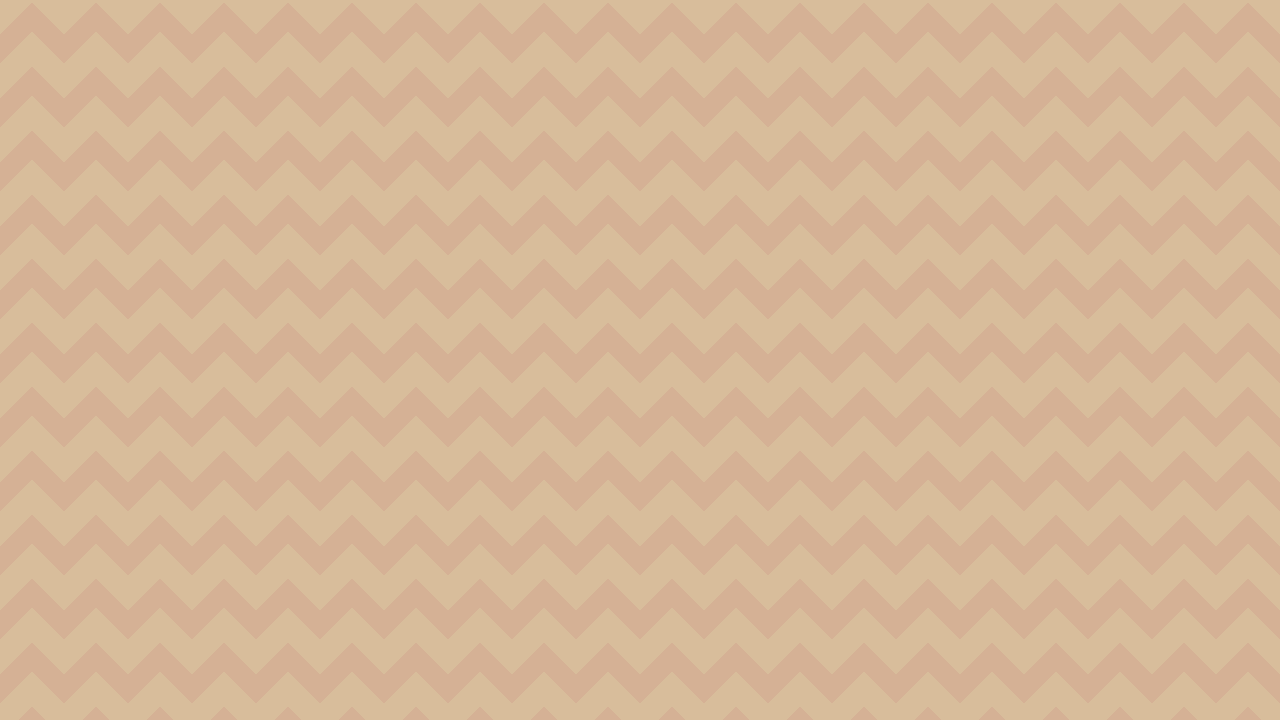

This game map was drawn from its Tiled (.tmx) file and the tilesets committed beside it. A one-line description and the trimmed map source follow:
An orthogonal 80x45 tile map with 16x16 px tiles, 1 tile layer (Tile Layer 1).

<map version="1.10" tiledversion="1.10.0" orientation="orthogonal" renderorder="right-down" width="80" height="45" tilewidth="16" tileheight="16" infinite="0" nextlayerid="2" nextobjectid="1">
 <tileset firstgid="1" name="Brown" tilewidth="16" tileheight="16" tilecount="16" columns="4">
  <image source="../Background/Brown.png" width="64" height="64" />
 </tileset>
 <layer id="1" name="Tile Layer 1" width="80" height="45">
  <data>[3600 cells, 3600 non-empty, 16 distinct tile ids]</data>
 </layer>
</map>
